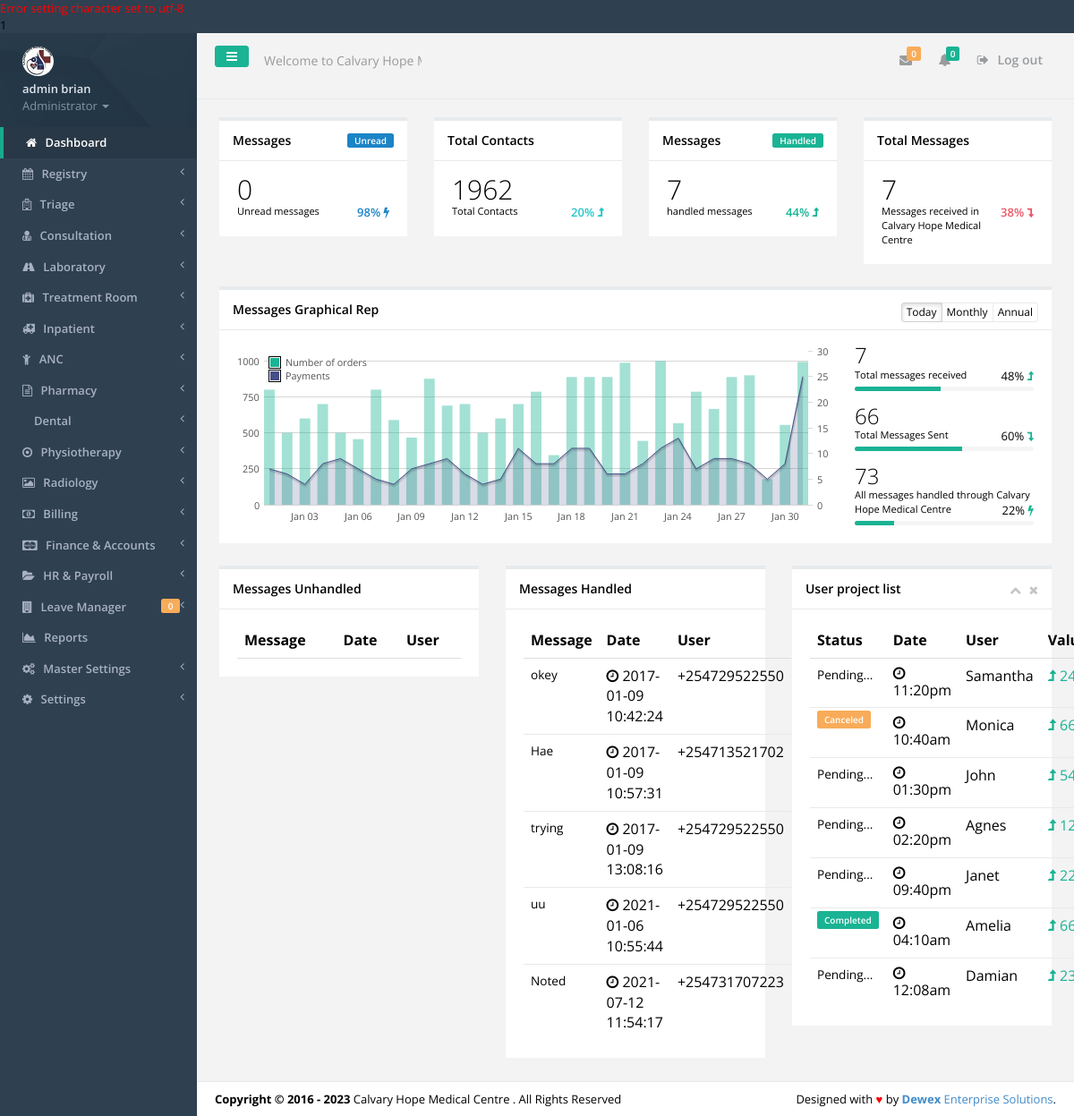
The app's page /dashboard.php (signed in) with its own data.
### tables this page shows
CREATE TABLE IF NOT EXISTS `tbl_users` (
  `id` int(11) NOT NULL,
  `f_name` varchar(30) NOT NULL,
  `s_name` varchar(30) NOT NULL,
  `id_no` varchar(30) NOT NULL,
  `email` varchar(30) NOT NULL,
  `phone` varchar(15) NOT NULL,
  `password` varchar(200) NOT NULL,
  `user_l` varchar(50) NOT NULL,
  `profile_image` varchar(45) NOT NULL,
  `active` varchar(30) NOT NULL
);

CREATE TABLE IF NOT EXISTS `tbl_settings` (
  `settings_id` int(11) NOT NULL,
  `slogan` varchar(100) NOT NULL,
  `l_status` varchar(10) NOT NULL,
  `system_name` varchar(30) NOT NULL,
  `campaigner_name` varchar(30) NOT NULL,
  `campaigner_short_name` varchar(30) NOT NULL,
  `campaign_location` varchar(30) NOT NULL,
  `seat` varchar(30) NOT NULL,
  `inst_date` varchar(15) NOT NULL,
  `photo` varchar(30) NOT NULL,
  `photo_size` varchar(10) NOT NULL,
  `photo_type` varchar(20) NOT NULL,
  `custom_reply_msg` varchar(500) NOT NULL,
  `address` varchar(50) NOT NULL,
  `phone` varchar(30) NOT NULL,
  `email` varchar(30) NOT NULL
);

CREATE TABLE IF NOT EXISTS `tbl_messages` (
  `message_id` int(11) NOT NULL,
  `sender_no` varchar(15) NOT NULL,
  `message_text` varchar(300) NOT NULL,
  `receiver_no` varchar(12) NOT NULL,
  `message_status` int(11) NOT NULL,
  `message_date` varchar(30) NOT NULL,
  `read_status` varchar(10) NOT NULL
);

### dashboard.php (the view, shortened to what the rows shown need)
<?php include 'includes/authenticate.php';?>
<!DOCTYPE html>
<html>
<head>
    <?php include 'includes/meta.php' ;?>
</head>
<body>
    <div id="wrapper">
		<?php include 'includes/sidebar.php'; ?>
        <div id="page-wrapper" class="gray-bg">
        <div class="row border-bottom">
        <?php include 'includes/top-nav.php'; ?>
        </div>
        <div class="wrapper wrapper-content">
        <div class="row">
		<?php
		$getunread = mysqli_query($dbconnect,"SELECT count(*) as d FROM tbl_messages WHERE read_status='0'");
		$gur = mysqli_fetch_array($getunread);
		$gunread = $gur['d'];
		$getread = mysqli_query($dbconnect,"SELECT count(*) as r FROM tbl_messages WHERE read_status='1'");
		$gr = mysqli_fetch_array($getread);
		$gread = $gr['r'];
		$getcontacts = mysqli_query($dbconnect,"SELECT count(*) as c FROM tbl_contacts");
		$gc = mysqli_fetch_array($getcontacts);
		$g_contacts = $gc['c'];
		$getmessages = mysqli_query($dbconnect,"SELECT count(*) as m FROM tbl_messages");
		$gm = mysqli_fetch_array($getmessages);
		$g_m = $gm['m'];
		$getsent = mysqli_query($dbconnect,"SELECT count(*) as s FROM messagein");
		$gs = mysqli_fetch_array($getsent);
		$g_s = $gs['s'];
		$all = $g_s+$g_m;
		?>
                    <div class="col-lg-3">
                        <div class="ibox float-e-margins">
                            <div class="ibox-content">
                                <h1 class="no-margins"><?php echo $gunread; ?></h1>
                            </div>
                        </div>
                    </div>
                    <div class="col-lg-3">
                        <div class="ibox float-e-margins">
                            <div class="ibox-content">
                                <h1 class="no-margins"><?php echo $g_contacts;?></h1>
                            </div>
                        </div>
                    </div>
                    <div class="col-lg-3">
                        <div class="ibox float-e-margins">
                            <div class="ibox-content">
                                <h1 class="no-margins"><?php echo $gread; ?></h1>
                            </div>
                        </div>
                    </div>
                    <div class="col-lg-3">
                        <div class="ibox float-e-margins">
                            <div class="ibox-content">
                                <h1 class="no-margins"><?php echo $g_m; ?></h1>
                                <div class="stat-percent font-bold text-danger">38% <i class="fa fa-level-down"></i></div>
                                <small>Messages received in <?php echo $smart_name; ?></small>
                            </div>
                        </div>
            </div>
        </div>
        <div class="row">
                    <div class="col-lg-12">
                        <div class="ibox float-e-margins">
                            <div class="ibox-content">
                                <div class="row">
                                <div class="col-lg-3">
                                    <ul class="stat-list">
                                        <li>
                                            <h2 class="no-margins"><?php echo $g_m;?></h2>
                                        </li>
                                        <li>
                                            <h2 class="no-margins "><?php echo $g_s; ?></h2>
                                        </li>
                                        <li>
                                            <h2 class="no-margins "><?php echo $all; ?></h2>
                                            <small>All messages handled through <?php echo $smart_name; ?></small>
                                            <div class="stat-percent">22% <i class="fa fa-bolt text-navy"></i></div>
                                            <div class="progress progress-mini">
                                                <div style="width: 22%;" class="progress-bar"></div>
                                            </div>
                                        </li>
                                        </ul>
                                    </div>
                                </div>
                                </div>
                            </div>
                        </div>
                    </div>
                <div class="row">
                    <div class="col-lg-4">
                        <div class="ibox float-e-margins">
                                    <div class="ibox-content">
                                        <table class="table table-hover no-margins">
                                            <thead>
                                            <tr>
                                                <th>Message</th>
                                                <th>Date</th>
                                                <th>User</th>
                                            </tr>
                                            </thead>
                                        </table>
                                    </div>
                                </div>
                    </div>
                    <div class="col-lg-8">
                        <div class="row">
                            <div class="col-lg-6">
                                <div class="ibox float-e-margins">
                                    <div class="ibox-content">
                                        <table class="table table-hover no-margins">
                                            <thead>
                                            <tr>
                                                <th>Message</th>
                                                <th>Date</th>
                                                <th>User</th>
                                            </tr>
                                            </thead>
                                            <tbody>
											<?php
												$getu = mysqli_query($dbconnect,"SELECT * FROM tbl_messages WHERE read_status='1' ORDER BY message_date ASC LIMIT 5");
												while($u = mysqli_fetch_array($getu)){
													$senderNo = $u['sender_no'];
													$msgTxt = $u['message_text'];
													$msgDate = $u['message_date'];
													?>
													<tr>
														<td><small><?php echo $msgTxt;?> </small></td>
														<td><i class="fa fa-clock-o"></i> <?php echo $msgDate;?></td>
														<td><?php echo $senderNo;?></td>
													</tr>
													<?php
												}
											?>
                                            </tbody>
                                        </table>
                                    </div>
                                </div>
                            </div>
                            <div class="col-lg-6">
                                <div class="ibox float-e-margins">
                                    <div class="ibox-content">
                                        <table class="table table-hover no-margins">
                                            <thead>
                                            <tr>
                                                <th>Status</th>
                                                <th>Date</th>
                                                <th>User</th>
                                                <th>Value</th>
                                            </tr>
                                            </thead>
                                        </table>
                                    </div>
                                </div>
                            </div>
                        </div>
                    </div>
                </div>
                </div>
				<?php include 'includes/footer.php'; ?>
        </div>
    </div>
</body>
</html>

### includes/sidebar.php (shortened to what the rows shown need)
<nav class="navbar-default navbar-static-side" role="navigation">
            <div class="sidebar-collapse">
                <ul class="nav" id="side-menu">
                    <li class="nav-header">
                        <div class="dropdown profile-element">
                            <a data-toggle="dropdown" class="dropdown-toggle" href="#">
                            <span class="clear"> <span class="block m-t-xs"> <strong class="font-bold"><?php echo "$sfname $ssname";?></strong>
                             </span> <span class="text-muted text-xs block">Administrator <b class="caret"></b></span> </span> </a>
                        </div>
                    </li>
                </ul>
            </div>
        </nav>

### includes/top-nav.php (shortened to what the rows shown need)
<nav class="navbar navbar-static-top" role="navigation" style="margin-bottom: 0">
        <div class="navbar-header">
            <form role="search" class="navbar-form-custom" method="post" action="search_results.html">
                <div class="form-group">
                    <input type="text" placeholder="Welcome to <?php echo $smart_name; ?>..." class="form-control" name="top-search" id="top-search">
                </div>
            </form>
        </div>
	</nav>

### includes/footer.php
<div class="footer">
    <div class="pull-right">
        Designed with <span style="color:red">&hearts;</span> by <a href="mailto: isaacwex@gmail.com tel:0729522550" target="_blank" title="We're Dewex Enterprise Solutions" target="_blank" rel="dofollow"><strong>Dewex</strong> Enterprise Solutions</a>.
    </div>
    <div>
        <strong>Copyright &copy; 2016 - <?php echo date('Y'); ?></strong> <?php echo $smart_name; ?> . All Rights Reserved
    </div>
</div>

### records on screen
tbl_users: f_name "admin", s_name "brian"
tbl_settings: top-search "Welcome to Calvary Hope Medical Centre...", system_name "Calvary Hope Medical Centre"
tbl_messages: message_text "okey", message_date "2017-01-09 10:42:24", sender_no "+254729522550"
tbl_messages: message_text "Hae", message_date "2017-01-09 10:57:31", sender_no "+254713521702"
tbl_messages: message_text "trying", message_date "2017-01-09 13:08:16", sender_no "+254729522550"
tbl_messages: message_text "uu", message_date "2021-01-06 10:55:44", sender_no "+254729522550"
tbl_messages: message_text "Noted", message_date "2021-07-12 11:54:17", sender_no "+254731707223"

### other values on screen
$dbconnect->error() "1"
$leavestoapprove "0"
$gunread "0"
$g_contacts "1962"
$gread "7"
$g_m "7"
$g_s "66"
$all "73"
